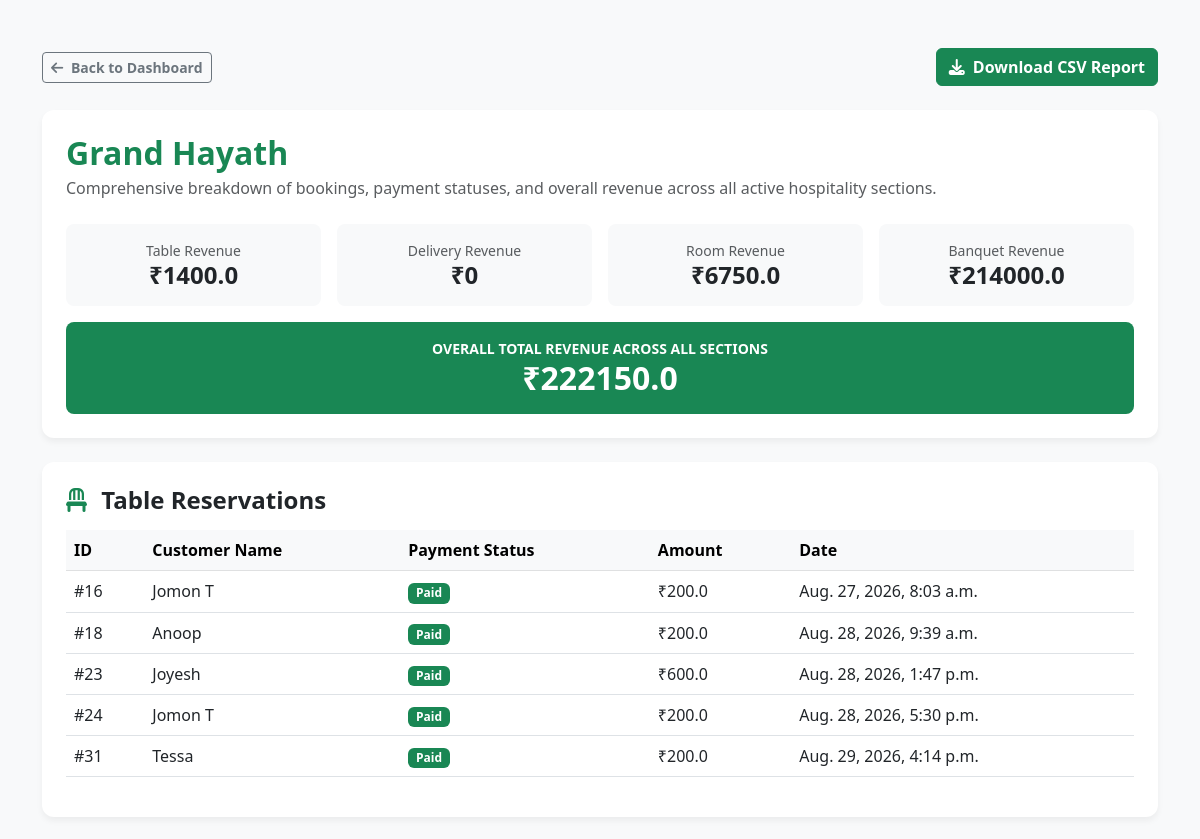
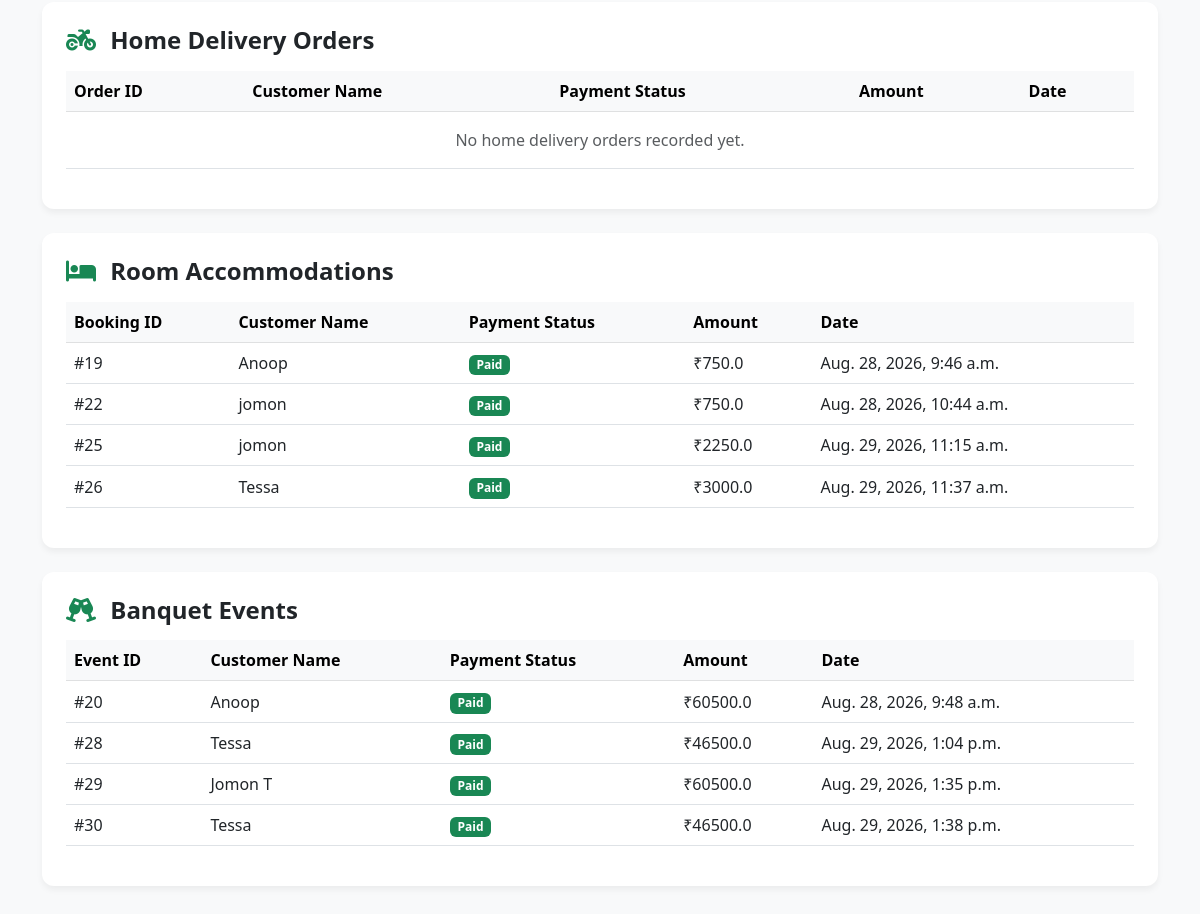
/partner/revenue-report/ (signed in), run on an earlier commit of the app's database (2 pictures, top to bottom).
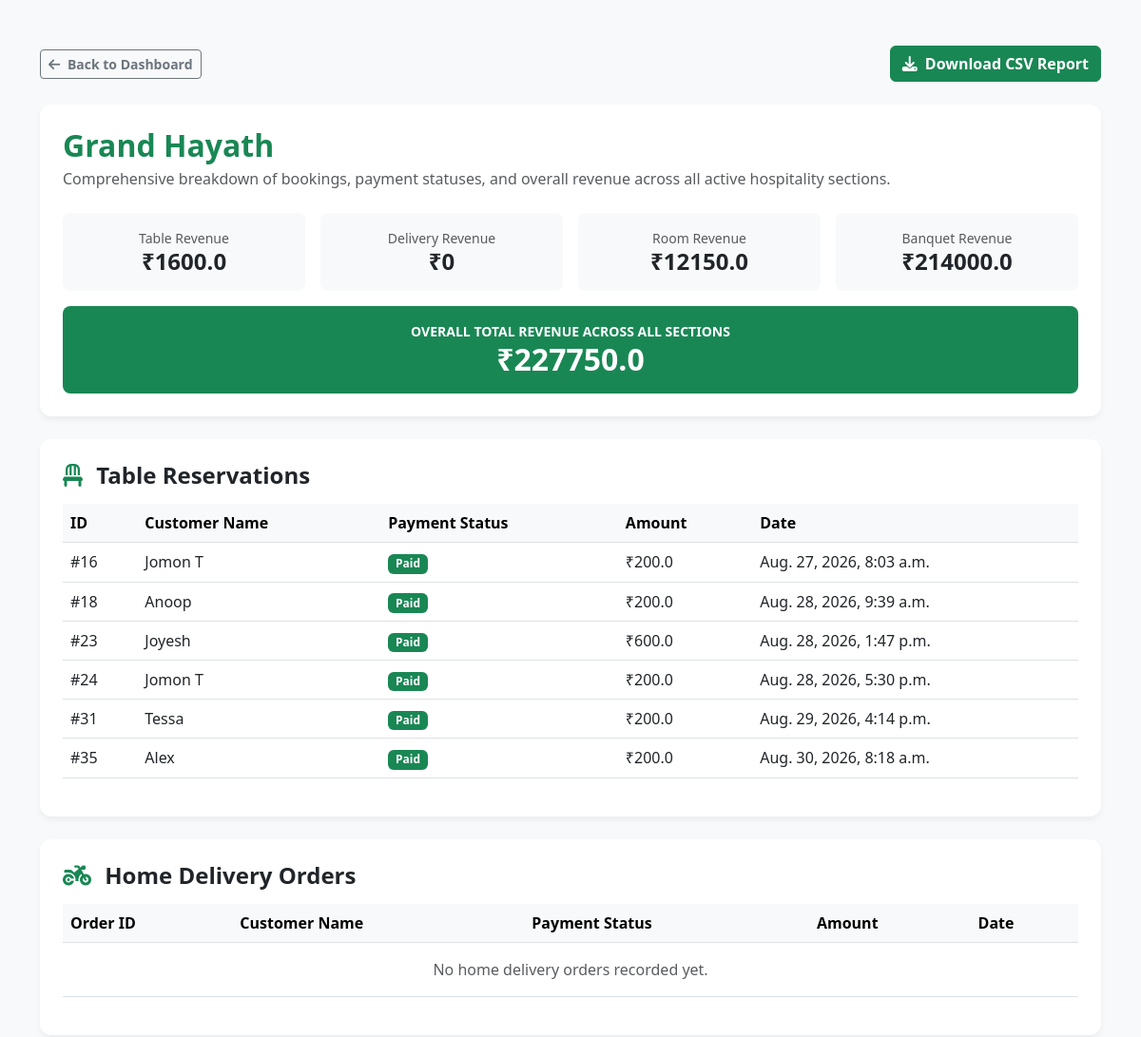
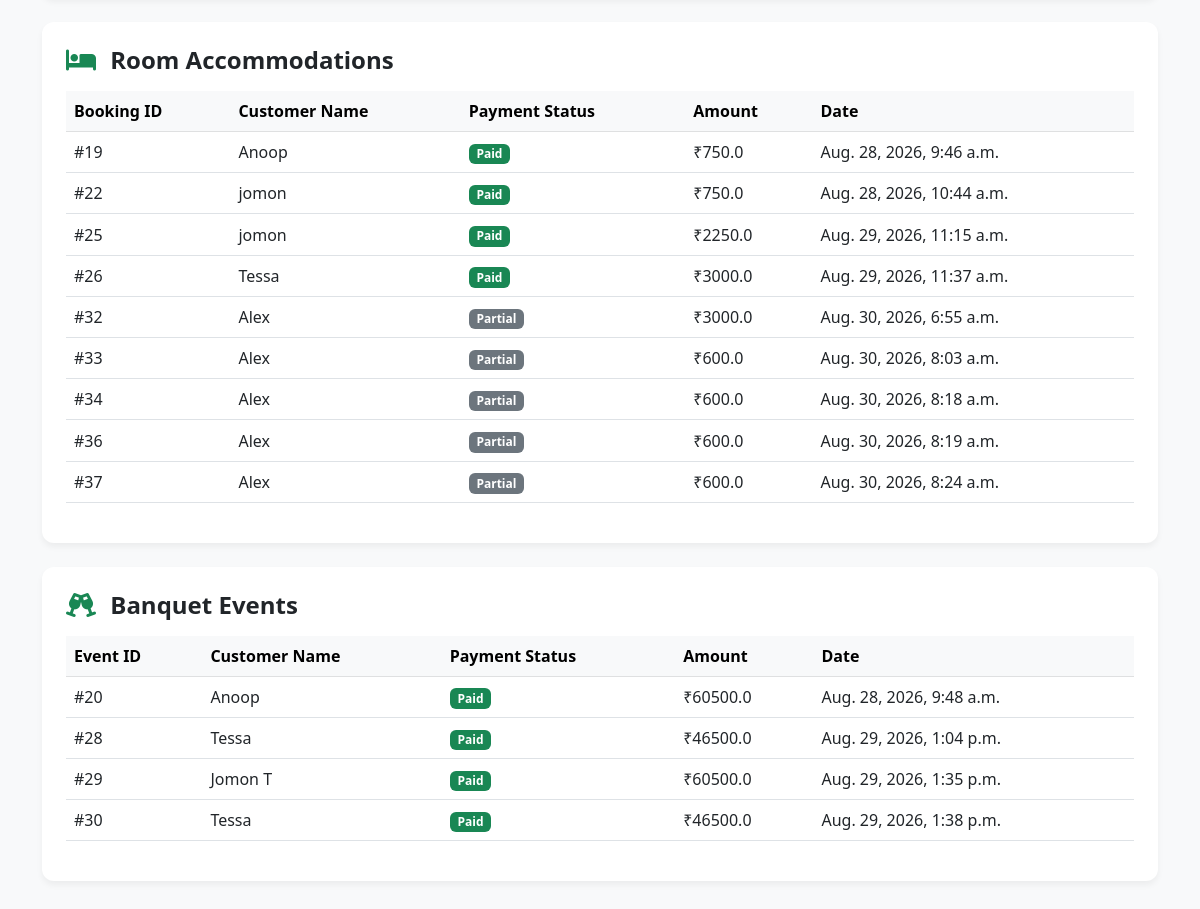
And on a later commit of the database (2 pictures, top to bottom).
### restaurants/models.py (models this page shows, shortened)
class Booking(models.Model):
    BOOKING_TYPES = [
        ('table', 'Table Booking'),
        ('room', 'Room Booking'),
        ('banquet', 'Banquet Booking'),
    ]
    user = models.ForeignKey(User, on_delete=models.CASCADE, null=True, blank=True)
    restaurant = models.ForeignKey(Restaurant, on_delete=models.CASCADE)
    space = models.ForeignKey(Space, on_delete=models.CASCADE, null=True, blank=True)
    booking_type = models.CharField(max_length=20, choices=BOOKING_TYPES, default='table')
    booking_date = models.DateTimeField()
    checkin = models.DateField(blank=True, null=True)
    checkout = models.DateField(blank=True, null=True)
    guests_count = models.PositiveIntegerField(default=1)
    name = models.CharField(max_length=100, blank=True, null=True)
    phone = models.CharField(max_length=20, blank=True, null=True)
    extra_bed = models.BooleanField(default=False)
    payment_mode = models.CharField(max_length=50, blank=True, null=True)
    paid_amount = models.DecimalField(max_digits=10, decimal_places=2, default=0.00)
    payment_method = models.CharField(max_length=50, blank=True, null=True)
    payment_status = models.CharField(max_length=50, default='Paid') # Added field
    status = models.CharField(max_length=50, default='Pending')
    created_at = models.DateTimeField(auto_now_add=True)

### restaurants/views.py (the view, shortened to what this page needs)
# urls.py: path('partner/revenue-report/', views.partner_revenue_report_view, name='partner_revenue_report'),
@never_cache
@login_required
def partner_revenue_report_view(request):
    try:
        restaurant = Restaurant.objects.get(user=request.user)
    except Restaurant.DoesNotExist:
        messages.error(request, "Restaurant profile not found.")
        return redirect('partner_dashboard')
    all_bookings = Booking.objects.filter(restaurant=restaurant)
    deliveries = HomeDeliveryOrder.objects.filter(restaurant=restaurant)
    def get_customer_name(obj):
        for field in ['customer_name', 'name', 'full_name']:
            val = getattr(obj, field, None)
            if val and str(val).strip() and str(val).lower() != 'customer':
                return val
        if hasattr(obj, 'user') and obj.user:
            return obj.user.get_full_name() or obj.user.username
        return 'Customer'
    def get_price(obj):
        for field in ['paid_amount', 'total_price', 'total_amount', 'price', 'amount', 'cost']:
            val = getattr(obj, field, None)
            if val is not None:
                try:
                    num_val = float(val)
                    if num_val > 0:
                        return num_val
                except (ValueError, TypeError):
                    continue
        space = getattr(obj, 'space', None)
        if space:
            base_rent = 50000.0
            for field in ['price_per_slot', 'price', 'rate', 'rent_per_day', 'amount', 'cost']:
                val = getattr(space, field, None)
                if val is not None:
                    try:
                        base_rent = float(val)
                        break
                    except (ValueError, TypeError):
                        continue
            b_type = str(getattr(obj, 'booking_type', getattr(obj, 'category', 'table'))).lower()
            if 'banquet' in b_type:
                guests = getattr(obj, 'guests', 450) or 450
                plate_rate = getattr(obj, 'plate_rate', 450.0) or 450.0
                total_price = base_rent + (guests * float(plate_rate))
                return round(total_price * 0.20, 2)
            else:
                return base_rent
        return 0.0
    tables = []
    rooms = []
    banquets = []
    for b in all_bookings:
        amount = get_price(b)
        status = str(getattr(b, 'status', '')).strip().lower()
        payment_status = str(getattr(b, 'payment_status', '')).strip().lower()
        if amount <= 0 and status != 'paid' and 'paid' not in payment_status and status != 'confirmed':
            continue
        if amount <= 0:
            amount = 5000.0
        b.calculated_amount = amount
        b.customer_name = get_customer_name(b)
        b_type = str(getattr(b, 'booking_type', getattr(b, 'category', 'table'))).lower()
        if 'room' in b_type:
            rooms.append(b)
        elif 'banquet' in b_type:
            banquets.append(b)
        else:
            tables.append(b)
    valid_deliveries = []
    for d in deliveries:
        amount = get_price(d)
        status = str(getattr(d, 'status', '')).strip().lower()
        if status == 'delivered':
            if amount <= 0:
                amount = 500.0
            d.calculated_amount = amount
            d.customer_name = get_customer_name(d)
            valid_deliveries.append(d)
    deliveries = valid_deliveries
    total_table_revenue = sum(t.calculated_amount for t in tables)
    total_delivery_revenue = sum(d.calculated_amount for d in deliveries)
    total_room_revenue = sum(r.calculated_amount for r in rooms)
    total_banquet_revenue = sum(b.calculated_amount for b in banquets)
    overall_revenue = total_table_revenue + total_delivery_revenue + total_room_revenue + total_banquet_revenue
    context = {
        'restaurant': restaurant,
        'tables': tables,
        'deliveries': deliveries,
        'rooms': rooms,
        'banquets': banquets,
        'total_table_revenue': total_table_revenue,
        'total_delivery_revenue': total_delivery_revenue,
        'total_room_revenue': total_room_revenue,
        'total_banquet_revenue': total_banquet_revenue,
        'overall_revenue': overall_revenue,
    }
    return render(request, 'restaurants/partner_revenue_report.html', context)

### templates/restaurants/partner_revenue_report.html (shortened to what the changed rows need)
<!DOCTYPE html>
<html lang="en">
<head>
    <link href="https://cdn.jsdelivr.net/npm/bootstrap@5.3.0/dist/css/bootstrap.min.css" rel="stylesheet">
    <link rel="stylesheet" href="https://cdnjs.cloudflare.com/ajax/libs/font-awesome/6.4.0/css/all.min.css">
</head>
<body class="py-5">
    <div class="container">
        <div class="row mb-4">
            <div class="col-12">
                <div class="card card-custom p-4 bg-white">
                    <h2 class="fw-bold text-success mb-1">{{ restaurant.business_name }}</h2>
                    <div class="row text-center g-3 mb-3">
                        <div class="col-md-3">
                            <div class="p-3 bg-light rounded-3">
                                <span class="text-muted small d-block">Table Revenue</span>
                                <h4 class="fw-bold text-dark mb-0">₹{{ total_table_revenue }}</h4>
                            </div>
                        </div>
                        <div class="col-md-3">
                            <div class="p-3 bg-light rounded-3">
                                <span class="text-muted small d-block">Room Revenue</span>
                                <h4 class="fw-bold text-dark mb-0">₹{{ total_room_revenue }}</h4>
                            </div>
                        </div>
                    </div>
                    <div class="p-3 bg-success text-white rounded-3 text-center">
                        <span class="small d-block text-uppercase fw-semibold">Overall Total Revenue Across All Sections</span>
                        <h2 class="fw-bold mb-0">₹{{ overall_revenue }}</h2>
                    </div>
                </div>
            </div>
        </div>
        <div class="card card-custom p-4 mb-4 bg-white">
            <div class="table-responsive">
                <table class="table align-middle">
                    <thead class="table-light">
                        <tr>
                            <th>ID</th>
                            <th>Customer Name</th>
                            <th>Payment Status</th>
                            <th>Amount</th>
                            <th>Date</th>
                        </tr>
                    </thead>
                    <tbody>
                        {% for t in tables %}
                        <tr>
                            <td>#{{ t.id }}</td>
                            <td>{{ t.customer_name|default:"Customer" }}</td>
                            <td>
                                {% with status=t.payment_status|default:t.status %}
                                <span class="badge {% if status|lower == 'paid' or status == True %}bg-success{% elif status|lower == 'pending' %}bg-warning text-dark{% else %}bg-secondary{% endif %}">
                                    {{ status|default:"Pending"|title }}
                                </span>
                                {% endwith %}
                            </td>
                            <td>₹{{ t.calculated_amount }}</td>
                            <td>{{ t.created_at|default:"N/A" }}</td>
                        </tr>
                        {% empty %}
                        <tr>
                            <td colspan="5" class="text-center text-muted py-3">No table bookings recorded yet.</td>
                        </tr>
                        {% endfor %}
                    </tbody>
                </table>
            </div>
        </div>
        <div class="card card-custom p-4 mb-4 bg-white">
            <div class="table-responsive">
                <table class="table align-middle">
                    <thead class="table-light">
                        <tr>
                            <th>Order ID</th>
                            <th>Customer Name</th>
                            <th>Payment Status</th>
                            <th>Amount</th>
                            <th>Date</th>
                        </tr>
                    </thead>
                </table>
            </div>
        </div>
        <div class="card card-custom p-4 mb-4 bg-white">
            <div class="table-responsive">
                <table class="table align-middle">
                    <thead class="table-light">
                        <tr>
                            <th>Booking ID</th>
                            <th>Customer Name</th>
                            <th>Payment Status</th>
                            <th>Amount</th>
                            <th>Date</th>
                        </tr>
                    </thead>
                    <tbody>
                        {% for r in rooms %}
                        <tr>
                            <td>#{{ r.id }}</td>
                            <td>{{ r.customer_name|default:"Customer" }}</td>
                            <td>
                                {% with status=r.payment_status|default:r.status %}
                                <span class="badge {% if status|lower == 'paid' or status == True %}bg-success{% elif status|lower == 'pending' %}bg-warning text-dark{% else %}bg-secondary{% endif %}">
                                    {{ status|default:"Pending"|title }}
                                </span>
                                {% endwith %}
                            </td>
                            <td>₹{{ r.calculated_amount }}</td>
                            <td>{{ r.created_at|default:"N/A" }}</td>
                        </tr>
                        {% empty %}
                        <tr>
                            <td colspan="5" class="text-center text-muted py-3">No room bookings recorded yet.</td>
                        </tr>
                        {% endfor %}
                    </tbody>
                </table>
            </div>
        </div>
        <div class="card card-custom p-4 bg-white">
            <div class="table-responsive">
                <table class="table align-middle">
                    <thead class="table-light">
                        <tr>
                            <th>Event ID</th>
                            <th>Customer Name</th>
                            <th>Payment Status</th>
                            <th>Amount</th>
                            <th>Date</th>
                        </tr>
                    </thead>
                    <tbody>
                        {% for b in banquets %}
                        <tr>
                            <td>#{{ b.id }}</td>
                            <td>{{ b.customer_name|default:"Customer" }}</td>
                            <td>
                                {% with status=b.payment_status|default:b.status %}
                                <span class="badge {% if status|lower == 'paid' or status == True %}bg-success{% elif status|lower == 'pending' %}bg-warning text-dark{% else %}bg-secondary{% endif %}">
                                    {{ status|default:"Pending"|title }}
                                </span>
                                {% endwith %}
                            </td>
                            <td>₹{{ b.calculated_amount }}</td>
                            <td>{{ b.created_at|default:"N/A" }}</td>
                        </tr>
                        {% empty %}
                        <tr>
                            <td colspan="5" class="text-center text-muted py-3">No banquet bookings recorded yet.</td>
                        </tr>
                        {% endfor %}
                    </tbody>
                </table>
            </div>
        </div>
    </div>
</body>
</html>

What changed in the data, as far as the page shows it:
added Booking: id "35", customer_name "Alex", payment_status "Paid", calculated_amount "200.0", created_at "Aug. 30, 2026, 8:18 a.m.", shown under "Table Reservations"
added Booking: id "32", customer_name "Alex", payment_status "Partial", calculated_amount "3000.0", created_at "Aug. 30, 2026, 6:55 a.m.", shown under "Room Accommodations"
added Booking: id "33", customer_name "Alex", payment_status "Partial", calculated_amount "600.0", created_at "Aug. 30, 2026, 8:03 a.m.", shown under "Room Accommodations"
added Booking: id "34", customer_name "Alex", payment_status "Partial", calculated_amount "600.0", created_at "Aug. 30, 2026, 8:18 a.m.", shown under "Room Accommodations"
added Booking: id "36", customer_name "Alex", payment_status "Partial", calculated_amount "600.0", created_at "Aug. 30, 2026, 8:19 a.m.", shown under "Room Accommodations"
added Booking: id "37", customer_name "Alex", payment_status "Partial", calculated_amount "600.0", created_at "Aug. 30, 2026, 8:24 a.m.", shown under "Room Accommodations"
Also different on the page:
{{ total_table_revenue }}: "1400.0" → "1600.0"
{{ total_room_revenue }}: "6750.0" → "12150.0"
{{ overall_revenue }}: "222150.0" → "227750.0"
